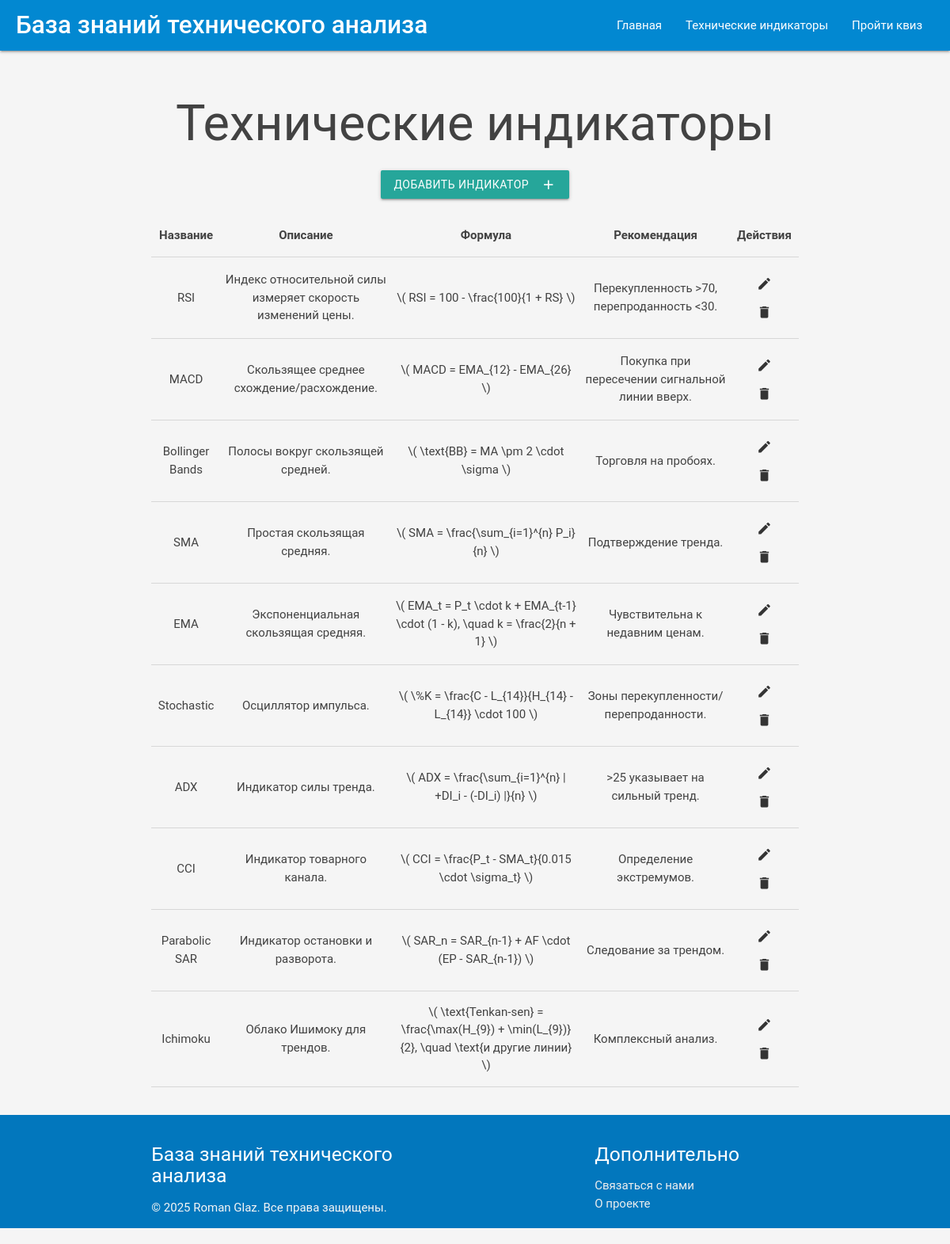
/tech-indicators, run on the app's committed database.
### tech_analyses/models.py (models this page shows, shortened)
class TechnicalIndicator(models.Model):
    name = models.CharField(max_length=100, verbose_name="Название", unique=True)
    description = models.TextField(verbose_name="Описание")
    formula = models.TextField(verbose_name="Формула")
    recommendation = models.TextField(verbose_name="Рекомендации по использованию")
    created_at = models.DateTimeField(auto_now_add=True, verbose_name="Дата создания")
    class Meta:
        verbose_name = "Технический индикатор"
        verbose_name_plural = "Технические индикаторы"

### tech_analyses/views.py (the view, shortened to what this page needs)
# urls.py: path('tech-indicators', views.tech_indicators, name='tech_indicators'),
def tech_indicators(request):
    indicators = TechnicalIndicator.objects.all()
    return render(request, "tech_indicators.html", {"indicators": indicators})

### templates/tech_indicators.html (shortened to what this page needs)
{% extends "base_page.html" %}
{% block content %}
<div class="section">
    <h1 class="center-align">Технические индикаторы</h1>
    <div class="row">
        <div class="col s12 center-align">
            <a href="#add-indicator-modal" class="modal-trigger btn waves-effect waves-light">
                Добавить индикатор
                <i class="material-icons right">add</i>
            </a>
        </div>
    </div>
    <div class="row">
        <div class="col s12">
            <table class="highlight centered responsive-table">
                <thead>
                    <tr>
                        <th>Название</th>
                        <th>Описание</th>
                        <th>Формула</th>
                        <th>Рекомендация</th>
                        <th>Действия</th>
                    </tr>
                </thead>
                <tbody>
                    {% for indicator in indicators %}
                        <tr>
                            <td>{{ indicator.name }}</td>
                            <td>{{ indicator.description|truncatewords:30 }}</td>
                            <td><span class="mathjax">\( {{ indicator.formula|default:"Нет формулы" }} \)</span></td>
                            <td>{{ indicator.recommendation|truncatewords:30 }}</td>
                            <td>
                                <a href="#edit-indicator-modal-{{ indicator.id }}" class="modal-trigger btn-flat">
                                    <i class="material-icons">edit</i>
                                </a>
                                <a href="{% url 'delete_indicator' indicator.id %}" class="btn-flat confirm-delete">
                                    <i class="material-icons">delete</i>
                                </a>
                            </td>
                        </tr>
                    {% empty %}
                        <tr>
                            <td colspan="5">Нет индикаторов. Добавьте новый!</td>
                        </tr>
                    {% endfor %}
                </tbody>
            </table>
        </div>
    </div>
</div>
{% endblock %}

### templates/base_page.html (shortened to what this page needs)
<!DOCTYPE html>
<html lang="ru">
<head>
    <link rel="stylesheet" href="https://cdnjs.cloudflare.com/ajax/libs/materialize/1.0.0/css/materialize.min.css">
</head>
<body>
    <nav>
        <div class="nav-wrapper">
            <a href="{% url 'home' %}" class="brand-logo">База знаний технического анализа</a>
            <ul class="right hide-on-med-and-down">
                <li><a href="{% url 'home' %}">Главная</a></li>
                <li><a href="{% url 'tech_indicators' %}">Технические индикаторы</a></li>
                <li><a href="{% url 'quiz' %}">Пройти квиз</a></li>
            </ul>
        </div>
    </nav>
    <div class="container content mt-4">
        {% block content %}{% endblock %}
    </div>
    <footer class="page-footer">
        <div class="container">
            <div class="row">
                <div class="col l6 s12">
                    <h5 class="white-text">База знаний технического анализа</h5>
                    <p class="grey-text text-lighten-4">© {% now "Y" %} Roman Glaz. Все права защищены.</p>
                </div>
                <div class="col l4 offset-l2 s12">
                    <h5 class="white-text">Дополнительно</h5>
                    <ul>
                        <li><a class="grey-text text-lighten-3" href="#!">Связаться с нами</a></li>
                        <li><a class="grey-text text-lighten-3" href="#!">О проекте</a></li>
                    </ul>
                </div>
            </div>
        </div>
    </footer>
</body>
</html>

### templates/base_page.html (style rules this page uses)
body { font-family: 'Roboto', sans-serif; background-color: #f5f5f5; color: #424242; }
.brand-logo { font-weight: 500; font-size: 1.8rem; }
nav { background-color: #0288d1; }
.nav-wrapper { padding: 0 20px; }
footer.page-footer { background-color: #0277bd; padding-top: 20px; }
.content { min-height: 80vh; }

### data on the page
TechnicalIndicator: name "RSI", description "Индекс относительной силы измеряет скорость изменений цены.", formula "RSI = 100 - \\frac{100}{1 + RS}", recommendation "Перекупленность >70, перепроданность <30."
TechnicalIndicator: name "MACD", description "Скользящее среднее схождение/расхождение.", formula "MACD = EMA_{12} - EMA_{26}", recommendation "Покупка при пересечении сигнальной линии вверх."
TechnicalIndicator: name "Bollinger Bands", description "Полосы вокруг скользящей средней.", formula "\\text{BB} = MA \\pm 2 \\cdot \\sigma", recommendation "Торговля на пробоях."
TechnicalIndicator: name "SMA", description "Простая скользящая средняя.", formula "SMA = \\frac{\\sum_{i=1}^{n} P_i}{n}", recommendation "Подтверждение тренда."
TechnicalIndicator: name "EMA", description "Экспоненциальная скользящая средняя.", formula "EMA_t = P_t \\cdot k + EMA_{t-1} \\cdot (1 - k), \\quad k = \\frac{2}{n + 1}", recommendation "Чувствительна к недавним ценам."
TechnicalIndicator: name "Stochastic", description "Осциллятор импульса.", formula "\\%K = \\frac{C - L_{14}}{H_{14} - L_{14}} \\cdot 100", recommendation "Зоны перекупленности/перепроданности."
TechnicalIndicator: name "ADX", description "Индикатор силы тренда.", formula "ADX = \\frac{\\sum_{i=1}^{n} | +DI_i - (-DI_i) |}{n}", recommendation ">25 указывает на сильный тренд."
TechnicalIndicator: name "CCI", description "Индикатор товарного канала.", formula "CCI = \\frac{P_t - SMA_t}{0.015 \\cdot \\sigma_t}", recommendation "Определение экстремумов."
TechnicalIndicator: name "Parabolic SAR", description "Индикатор остановки и разворота.", formula "SAR_n = SAR_{n-1} + AF \\cdot (EP - SAR_{n-1})", recommendation "Следование за трендом."
TechnicalIndicator: name "Ichimoku", description "Облако Ишимоку для трендов.", formula "\\text{Tenkan-sen} = \\frac{\\max(H_{9}) + \\min(L_{9})}{2}, \\quad \\text{и другие линии}", recommendation "Комплексный анализ."
